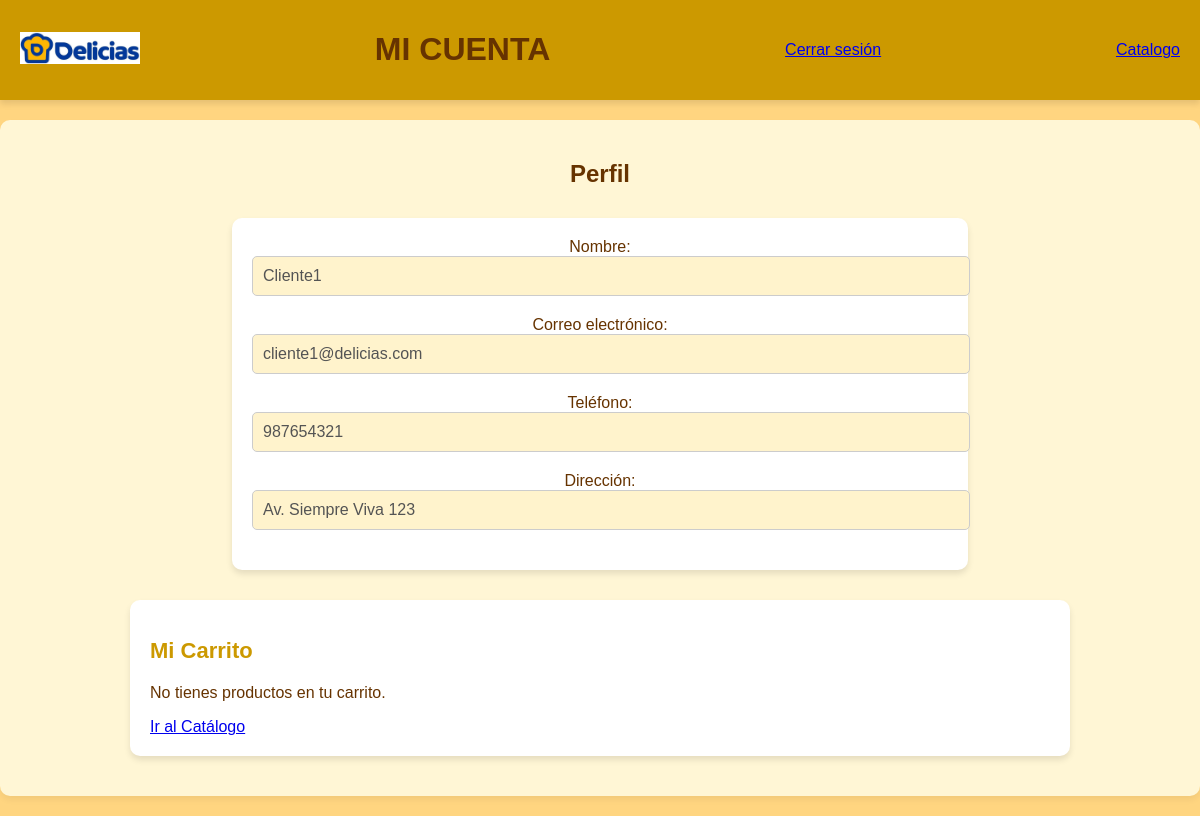
/mi_cuenta.php (signed in), run on the app's committed database.
### tables this page shows
CREATE TABLE `usuarios` (
  `id_usuario` int(11) NOT NULL AUTO_INCREMENT,
  `nombre` varchar(100) NOT NULL,
  `email` varchar(100) NOT NULL UNIQUE,
  `telefono` varchar(15) DEFAULT NULL,
  `direccion` varchar(255) NOT NULL,
  `contrasena` varchar(255) NOT NULL,
  `rol` ENUM('cliente','admin') NOT NULL DEFAULT 'cliente',
  `fecha_registro` timestamp NOT NULL DEFAULT CURRENT_TIMESTAMP,
  PRIMARY KEY (`id_usuario`)
);

### mi_cuenta.php (the view, shortened to what this page needs)
<?php
include 'db.php';
$usuario_id = $_SESSION['id_usuario'];
$sql = "SELECT * FROM usuarios WHERE id_usuario = ?";
$stmt = $pdo->prepare($sql);
$stmt->execute([$usuario_id]);
$usuario = $stmt->fetch(PDO::FETCH_ASSOC);
$sql_carrito = "SELECT carrito.id_carrito, productos.nombre, productos.precio, carrito.cantidad
                FROM carrito
                JOIN productos ON carrito.id_producto = productos.id_producto
                WHERE carrito.id_usuario = ?";
$stmt_carrito = $pdo->prepare($sql_carrito);
$stmt_carrito->execute([$usuario_id]);
$productos_carrito = $stmt_carrito->fetchAll(PDO::FETCH_ASSOC);
?>
<!DOCTYPE html>
<html lang="es">
<head>
    <link rel="stylesheet" href="styles.css">
</head>
<body>
    <header>
        <div class="logo">
            <img src="images/logo/logo.jpg" alt="Logo de Delicias Del Centro">
        </div>
        <h1>MI CUENTA</h1>
        <a href="logout.php" class="cerrar-sesion">Cerrar sesión</a>
        <a href="index.php" class="index.php">Catalogo</a>
    </header>
    <main>
        <section class="perfil">
            <h2>Perfil</h2>
            <form>
                <label for="nombre">Nombre:</label>
                <input type="text" id="nombre" value="<?php echo htmlspecialchars($usuario['nombre']); ?>" disabled>
                <label for="email">Correo electrónico:</label>
                <input type="text" id="email" value="<?php echo htmlspecialchars($usuario['email']); ?>" disabled>
                <label for="telefono">Teléfono:</label>
                <input type="text" id="telefono" value="<?php echo htmlspecialchars($usuario['telefono']); ?>" disabled>
                <label for="direccion">Dirección:</label>
                <input type="text" id="direccion" value="<?php echo htmlspecialchars($usuario['direccion']); ?>" disabled>
            </form>
        </section>
        <section class="mi-carrito">
            <h2>Mi Carrito</h2>
            <div class="carrito-lista">
                <?php if (count($productos_carrito) > 0): ?>
                    <?php foreach ($productos_carrito as $producto): ?>
                        <div class="carrito-item">
                            <p><strong><?php echo htmlspecialchars($producto['nombre']); ?></strong></p>
                            <p>Cantidad: <?php echo $producto['cantidad']; ?></p>
                            <p>Precio Unitario: S/ <?php echo number_format($producto['precio'], 2); ?></p>
                            <p>Total: S/ <?php echo number_format($producto['precio'] * $producto['cantidad'], 2); ?></p>
                        </div>
                    <?php endforeach; ?>
                    <?php
                        $total_carrito = 0;
                        foreach ($productos_carrito as $producto) {
                            $total_carrito += $producto['precio'] * $producto['cantidad'];
                        }
                    ?>
                    <h3>Total Carrito: S/ <?php echo number_format($total_carrito, 2); ?></h3>
                    <form action="checkout.php" method="POST">
                        <button type="submit">Proceder al Pago</button>
                    </form>
                <?php else: ?>
                    <p>No tienes productos en tu carrito.</p>
                <?php endif; ?>
            </div>
            <div class="acciones-carrito">
                <a href="catalogo.php" class="btn">Ir al Catálogo</a>
            </div>
        </section>
    </main>
</body>
</html>

### styles.css (style rules this page uses)
body { font-family: 'Arial', sans-serif; margin: 0; padding: 0; background-color: #ffd580; color: #663300; text-align: center; }
header { background-color: #cc9900; padding: 10px 20px; display: flex; justify-content: space-between; align-items: center; position: relative; box-shadow: 0 4px 6px rgba(0, 0, 0, 0.1); }
header .logo img { width: 120px; height: auto; }
form { width: 60%; margin: 30px auto; padding: 20px; background-color: #FFF; border-radius: 10px; box-shadow: 0 4px 6px rgba(0, 0, 0, 0.1); }
form label { font-size: 16px; color: #663300; }
form input { padding: 10px; font-size: 16px; border: 1px solid #CCC; border-radius: 5px; width: 100%; background-color: #fff3cc; margin-bottom: 20px; }
.mi-carrito { background-color: #FFF; padding: 20px; margin: 20px auto; max-width: 900px; border-radius: 10px; box-shadow: 0 4px 6px rgba(0, 0, 0, 0.1); text-align: left; }
.mi-carrito h2 { font-size: 22px; color: #cc9900; margin-bottom: 20px; }
main { background-color: #fff6d5; padding: 20px; margin: 20px 0; border-radius: 10px; box-shadow: 0 4px 6px rgba(0, 0, 0, 0.05); }

### data on the page
usuarios: nombre "Cliente1", email "cliente1@delicias.com", telefono "987654321", direccion "Av. Siempre Viva 123"
